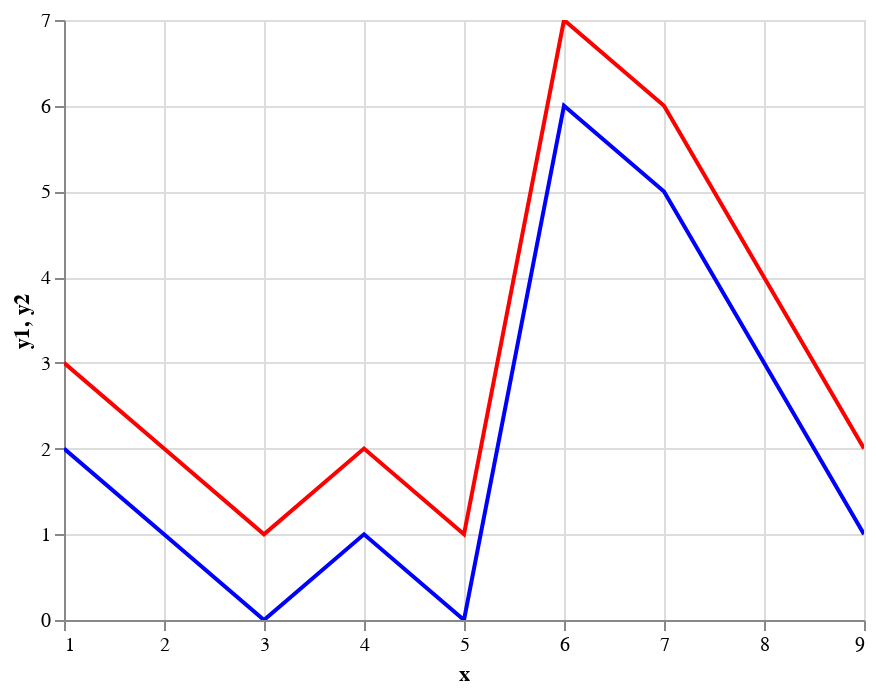

Notebook code for this chart:
### Markdown cell above
###ALTAIR

### Code cell
#imports
import altair as alt
import numpy as np
import pandas as pd
#definir os dados
x  = [1, 2, 3, 4, 5, 6, 7, 8, 9]
y1 = [2, 1, 0, 1, 0, 6, 5, 3, 1]
y2 = [3, 2, 1, 2, 1, 7, 6, 4, 2]

#Criar df
source = pd.DataFrame({ 'x': x,'y1': y1, 'y2': y2 })
# #Linha 1
# line1=alt.Chart(source).mark_line(color='blue').encode(x='x',y='y1')
# #Linha 2
# line2=alt.Chart(source).mark_line(color='red' ).encode(x='x',y='y2')
# line1 +line2

#criar uma base
base = alt.Chart(source).encode(x='x')
#criar uma camada com 2 linhas
alt.layer(
    base.mark_line(color='blue').encode(y='y1'),
    base.mark_line(color='red').encode(y='y2')
).interactive()

### Figure 1 — Vega-Lite specification as saved in the notebook (floating-point values rounded to 4 significant figures)
{"config": {"view": {"continuousWidth": 400, "continuousHeight": 300}}, "layer": [{"mark": {"type": "line", "color": "blue"}, "encoding": {"x": {"type": "quantitative", "field": "x"}, "y": {"type": "quantitative", "field": "y1"}}, "selection": {"selector001": {"type": "interval", "bind": "scales", "encodings": ["x", "y"]}}}, {"mark": {"type": "line", "color": "red"}, "encoding": {"x": {"type": "quantitative", "field": "x"}, "y": {"type": "quantitative", "field": "y2"}}}], "data": {"name": "data-3fe53ca85fe7b309fb420d43d5eae2e6"}, "$schema": "https://vega.github.io/schema/vega-lite/v4.8.1.json", "datasets": {"data-3fe53ca85fe7b309fb420d43d5eae2e6": [{"x": 1, "y1": 2, "y2": 3}, {"x": 2, "y1": 1, "y2": 2}, {"x": 3, "y1": 0, "y2": 1}, {"x": 4, "y1": 1, "y2": 2}, {"x": 5, "y1": 0, "y2": 1}, {"x": 6, "y1": 6, "y2": 7}, {"x": 7, "y1": 5, "y2": 6}, {"x": 8, "y1": 3, "y2": 4}, {"x": 9, "y1": 1, "y2": 2}]}}
